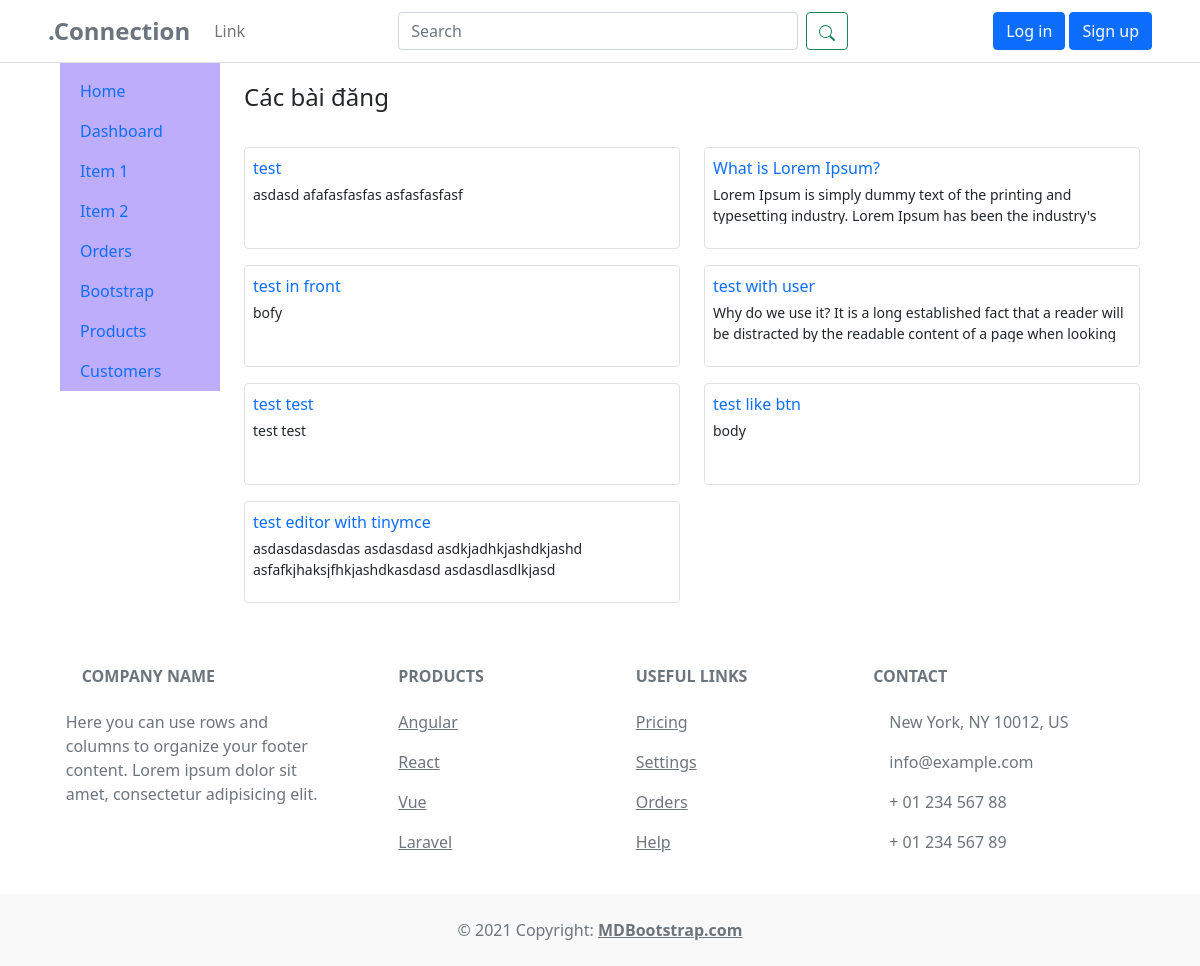
The app's page /, older data.
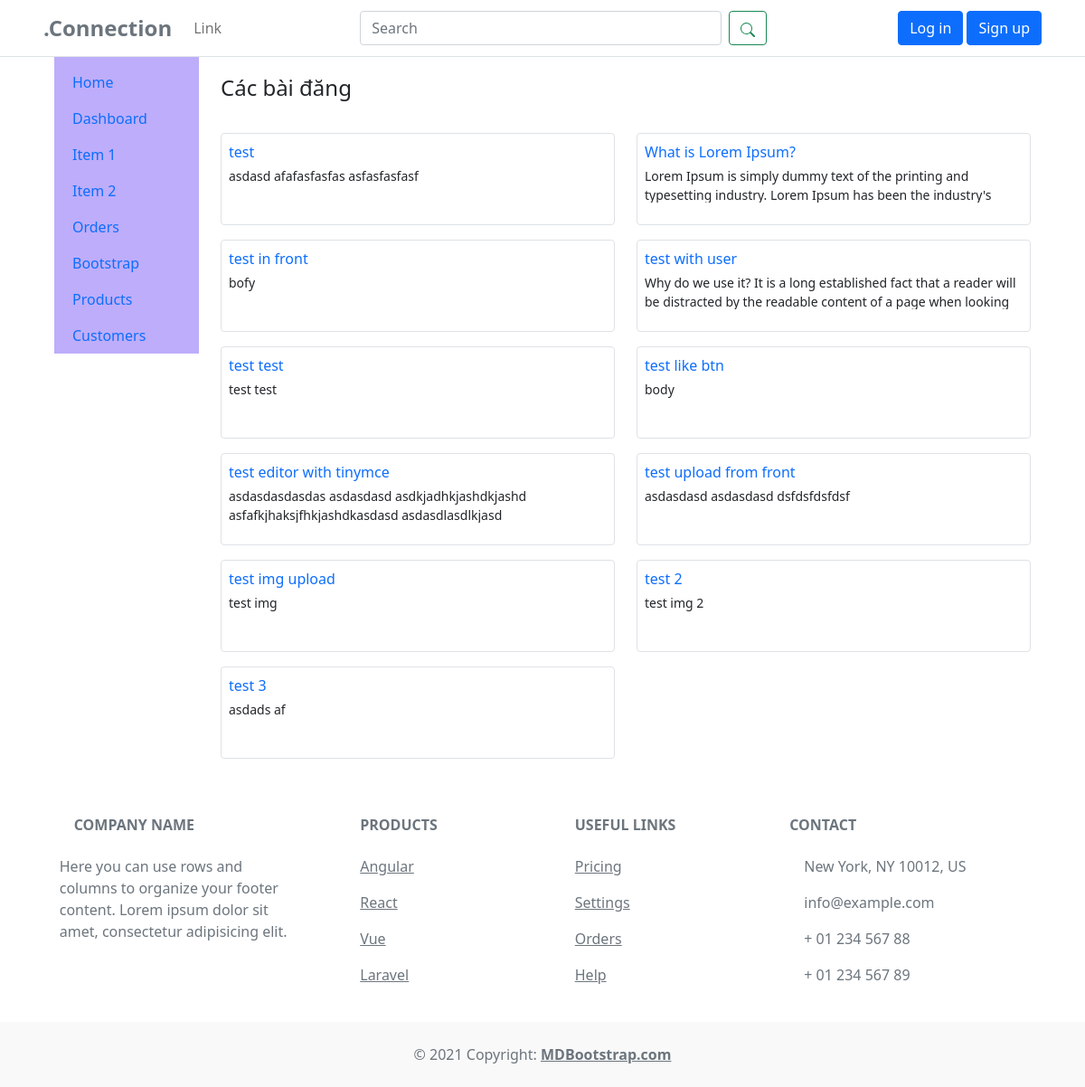
The same page, newer data.
### app/models.py (models this page shows, shortened)
class Post(models.Model):
    title = models.CharField(max_length=200)
    content = HTMLField()
    user = models.ForeignKey(User, on_delete=models.CASCADE, default=None)
    likes = models.ManyToManyField(User, related_name='liked_posts')
    pub_date = models.DateTimeField(auto_now_add=True)

### app/views.py (the view)
# urls.py: path('', views.index, name="index"),
def index(req):
    posts = Post.objects.all()
    return render(req, 'app/index.html', {'posts': posts})

### templates/app/index.html
{% extends "components/base.html"%}
{% load static %}
{% block extrastyles %}
<link rel="stylesheet" type="text/css" href="{% static 'css/app.css' %}" />
{% endblock extrastyles %}
{% block content %}
<p class="fs-4">Các bài đăng</p>
<div class="row">
  {% for post in posts %}
  <div class="col-xl-6">
    <div class="border rounded p-2 mt-3">
      <div class="text-truncate mb-1">
        <a class="text-decoration-none" href="{% url 'post' id=post.id %}">{{ post.title }}</a>
      </div>
      <div>
        <p class="text-truncate text-sm text-wrap post-content">
          {{ post.content|striptags }}
        </p>
      </div>
    </div>
  </div>
  {% endfor %}
</div>
{% endblock content %}

Row changes from the older to the newer data that the page shows:
added Post: title "test upload from front", content "asdasdasd asdasdasd dsfdsfdsfdsf"
added Post: title "test img upload", content "test img"
added Post: title "test 2", content "test img 2"
added Post: title "test 3", content "asdads af"
